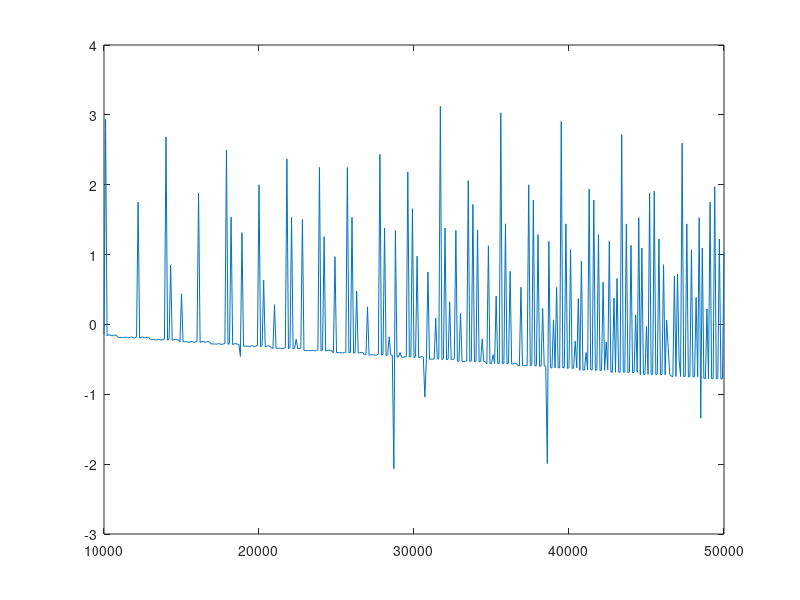

MATLAB code to generate this figure:
clc; clear; close all;
Fs = 800000;
t = 0:1/Fs:.0005;
SIGNAL_DISTANCE = 10;
SIGNAL_THETA = -51
SIGNAL_FREQUENCY = 40000;
SOUND_SPEED = 1500;

for SIGNAL_FREQUENCY = 10000:100:50000
    for SIGNAL_THETA = -100:100
        signal_rad = SIGNAL_THETA*pi/180;
        signal_location = [-SIGNAL_DISTANCE*sin(signal_rad),SIGNAL_DISTANCE*cos(signal_rad)];
        loc = .011;
        sensor_1 = [0,.0075];
        
        d_1 = abs(cos(signal_rad)*(signal_location(2)-sensor_1(2))-sin(signal_rad)*(signal_location(1)-sensor_1(1)));
        
        format longg
        
        t_1 = d_1/SOUND_SPEED;
        
        
        x1 = .001*sin(2*pi*SIGNAL_FREQUENCY*(t-t_1));
        y1 = fft(x1);
        [~,p1] = max(abs(y1));
        t1 = angle(y1(p1));
        
        
        X1 = x1(1:4:end);
        y1 = fft(X1);
        [~,p1] = max(abs(y1));
        t2 = angle(y1(p1));
        
        
        x1 = [0 0 x1];
        y1 = fft(x1);
        [~,p1] = max(abs(y1));
        t3 = angle(y1(p1));
        
        X1 = x1(1:4:end);
        y1 = fft(X1);
        [~,p1] = max(abs(y1));
        t4 = angle(y1(p1));
        
        diff(SIGNAL_THETA+101) = t4-t2;
    end
means(SIGNAL_FREQUENCY/100-99) = mean(diff);
end
plot((10000:100:50000),means)